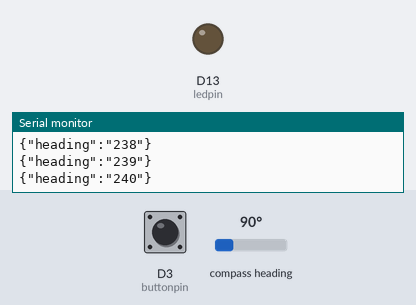
Recording of a sketch running on a simulated Arduino Nano 33 BLE. Shown: output pins drawn as LEDs (lit = HIGH), the last lines printed to the serial monitor. Inputs (shaded band) come from the test bench; at power-on: D3 (buttonpin) HIGH, compass heading 90°.

Above: at 1.2 s.
1.3 s: D3 (buttonpin) pulled LOW for 1 s
At 1.67 s:
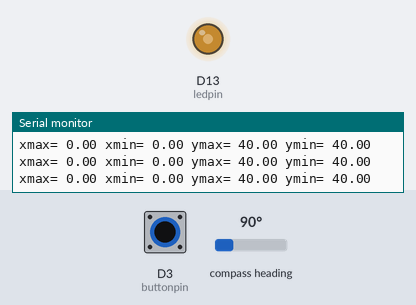
Timing chart, 0 to 4.3 s (numbered marks = the images above; inputs shaded):
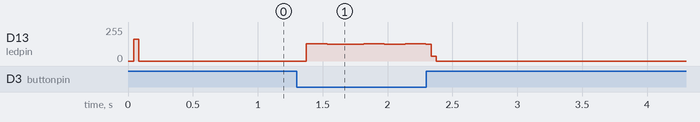

Measured:
- after the input at 1.3 s, D13 (ledpin): 0/255 → 131/255 after 0.08 s, → 125/255 0.16 s later, → 131/255 0.28 s later, → 124/255 0.16 s later, … (6 changes in this stretch)

The sketch:

compass.ino
```cpp
/* Compass example for the Nano 33 BLE Sense
 * A compass direction is calculated from the magnetic readings X and Y of the LSM9DS1 chip.
 * A higher value of maxcount increases accuracy but slows the measurement cycle.
 * The compass must be calibrated for the magnetic disturbance of the environment.
 * A push button should be connected between D3 (buttonpin) and GND.
 * The onboard led connected to D13 is used as indicator.
 * Keep the button pressed till the led goes ON
 * Releasing it starts the calibration indicated by the fast flashing led.
 * During calibration the board must at least be turned over a full 360 deg.
 * To finish push the button again. This stores the values and restarts the compass with the new value.
 * The printed offsetvalues can be used in the program as initial values of offsetX and offsetY
 * see https://forum.arduino.cc/index.php?topic=668641.0
 * Written by Femme Verbeek 2020 for educational purposes
*/

#include <Arduino_LSM9DS1.h>
#define buttonpin 3
#define ledpin 13
//New offset X= -21.41 Y= 37.69
//New offset X= 10.21 Y= -2.84
//New offset X= -18.96 Y= 8.60
//New offset X= -22.28 Y= 7.81


float   Declination = +4.2833;
float   Mag_x_dampened,       Mag_y_dampened,       Mag_z_dampened;
String Headingstrold="                              ";


// Modify these offset numbers at will with the outcome of the calibration values
float offsetX = -22.28;//0;
float offsetY = 7.81 ;//0;
const int maxcount = 50;       //higher number = more accurate but slower

void setup() {

     pinMode(ledpin, OUTPUT);
     pinMode(buttonpin, INPUT);
     digitalWrite(ledpin, LOW);
     Serial.begin(115200);
     while(!Serial);                     // wait till the serial monitor connects
     //Serial.println("Starting Compass");
     if (!IMU.begin()) Serial.println("Failed to initialize IMU!");
}

void loop() {
String Headingstr="";
float x, y, z;
float averX=0 , averY =0;
     //Serial.print("Measuring ");
     for (int i=1;i<=maxcount;i++){
       while (!IMU.magneticFieldAvailable());
       IMU.readMagneticField(x, y, z);
       averX += x/maxcount;
       averY += y/maxcount;
       digitalWrite(ledpin, LOW);
     //}

     Mag_x_dampened = Mag_x_dampened * 0.9 + x * 0.1;
     Mag_y_dampened = Mag_y_dampened * 0.9 + y * 0.1;

     float Heading= atan2(Mag_y_dampened-offsetY,Mag_x_dampened-offsetX)*180/PI +180;

     Heading += Declination;               // Geographic North
     if (Heading > 360.0) Heading -= 360.0;
     if (Heading < 0.0) Heading += 360.0;

     // ----- Allow for under/overflow
     if (Heading < 0) Heading += 360;
     if (Heading >= 360) Heading -= 360;
     Headingstr=String(Heading,0);
     if (Headingstr.compareTo(Headingstrold)!=0)
     {
      Headingstrold=Headingstr;
      digitalWrite(ledpin, HIGH);
     //   Serial.print(" Compass direction ");
      Serial.print("{\"heading\":\"");
      Serial.print(Headingstr);
      Serial.println("\"}");
     }
     }
          float heading= atan2(averY-offsetY,averX-offsetX)*180/PI +180;
     heading += Declination;
     //Serial.print("{\"headinggggggggggg\":\"");
     //Serial.print(heading,0);
     //Serial.println("\"}");
     if (digitalRead(buttonpin)==0) recalibrate();   //button pressed
}

void recalibrate(){
float x, y, z, Xmin, Xmax, Ymin, Ymax  ;
boolean ledIsOn = true;
       digitalWrite(ledpin, ledIsOn);
       Serial.println("Recalibrating");
       while (!IMU.magneticFieldAvailable());
       IMU.readMagneticField(Xmin, Ymin, z);     //find initial values
       Xmax = Xmin; Ymax = Ymin;
       //while (digitalRead(buttonpin)==0); //wait till button not pressed
       //delay(5);
       while (digitalRead(buttonpin)==0)   {              //keep measuring  till button pressed
          while (!IMU.magneticFieldAvailable());  // wait till new magnetic reading is available
          IMU.readMagneticField(x, y, z);
          Xmax = max (Xmax, x); Xmin = min (Xmin, x);
          Ymax = max (Ymax, y); Ymin = min (Ymin, y);
          Serial.print("xmax= ");
          Serial.print(Xmax);
          Serial.print(" xmin= ");
          Serial.print(Xmin);
          Serial.print(" ymax= ");
          Serial.print(Ymax);
          Serial.print(" ymin= ");
          Serial.println(Ymin);

          digitalWrite(ledpin, ledIsOn = !ledIsOn);  //reverse on/off led
       }
       offsetX= (Xmax + Xmin)/2;
       offsetY= (Ymax + Ymin)/2;
       Serial.print("New offset X= ");
       Serial.print(offsetX);
       Serial.print(" Y= ");
       Serial.println(offsetY);
}
```
